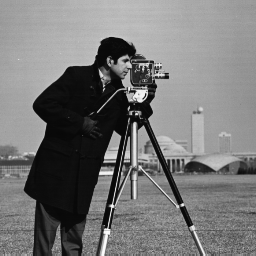
#> input picture misc/cameraman.tif, 256 x 256 px, found by its file name
$ python rotate.py
#> lines starting #> are read from the running program, lines starting #| are printed output that depends on the picture
import skimage.io as io
import skimage.transform as tr
import matplotlib.pyplot as plt

c=io.imread('C://Users//kamel//Music//misc//cameraman.tif')
#> c is the input picture: shape (256, 256); min 7, max 253, mean 118.7

cr=tr.rotate(c,60,order=0)
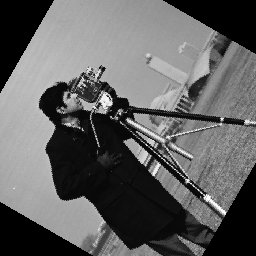
#> cr: shape (256, 256); min 0, max 253, mean 97.4
plt.subplot(1,2,1)
plt.axis('off')
plt.imshow(cr,cmap='gray')

crc=tr.rotate(c,60,order=3)
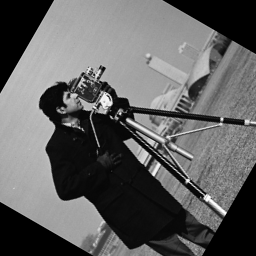
#> crc: shape (256, 256) float64; min 0, max 0.992, mean 0.382
plt.subplot(1,2,2)
plt.axis('off')
plt.imshow(crc,cmap='gray')
plt.show()
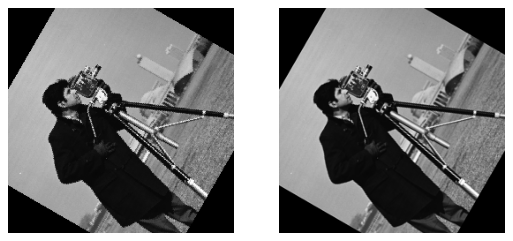
#> figure drawn by matplotlib, 2 panels

$ run again, with misc/4.1.03.tiff saved as misc/cameraman.tif
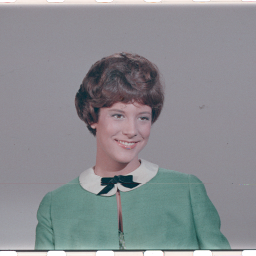
#> input picture misc/4.1.03.tiff, 256 x 256 px, found by its file name
#> c is the input picture: shape (256, 256, 3); mean R, G, B 137.6, 140, 144
#> `cr=tr.rotate(c,60,order=0)`:
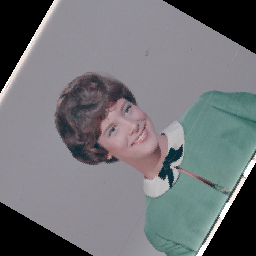
#> cr: shape (256, 256, 3); mean R, G, B 113.6, 115.8, 119.2
#> `plt.show()`:
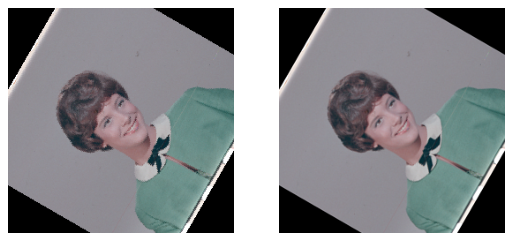
#> figure drawn by matplotlib, 2 panels
